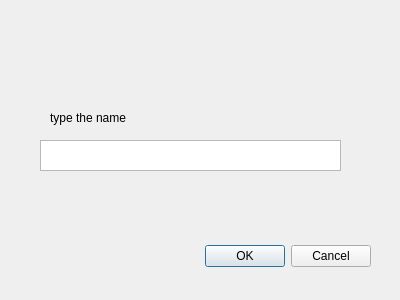
<?xml version="1.0" encoding="UTF-8"?>
<ui version="4.0">
 <class>nameCheck</class>
 <widget class="QDialog" name="nameCheck">
  <property name="geometry">
   <rect>
    <x>0</x>
    <y>0</y>
    <width>400</width>
    <height>300</height>
   </rect>
  </property>
  <property name="windowTitle">
   <string>Dialog</string>
  </property>
  <widget class="QDialogButtonBox" name="buttonBox">
   <property name="geometry">
    <rect>
     <x>30</x>
     <y>240</y>
     <width>341</width>
     <height>32</height>
    </rect>
   </property>
   <property name="orientation">
    <enum>Qt::Horizontal</enum>
   </property>
   <property name="standardButtons">
    <set>QDialogButtonBox::Cancel|QDialogButtonBox::Ok</set>
   </property>
  </widget>
  <widget class="QLabel" name="label">
   <property name="geometry">
    <rect>
     <x>50</x>
     <y>110</y>
     <width>161</width>
     <height>16</height>
    </rect>
   </property>
   <property name="text">
    <string>type the name</string>
   </property>
  </widget>
  <widget class="QTextEdit" name="nameEdit">
   <property name="geometry">
    <rect>
     <x>40</x>
     <y>140</y>
     <width>301</width>
     <height>31</height>
    </rect>
   </property>
  </widget>
 </widget>
 <resources/>
 <connections>
  <connection>
   <sender>buttonBox</sender>
   <signal>accepted()</signal>
   <receiver>nameCheck</receiver>
   <slot>accept()</slot>
   <hints>
    <hint type="sourcelabel">
     <x>248</x>
     <y>254</y>
    </hint>
    <hint type="destinationlabel">
     <x>157</x>
     <y>274</y>
    </hint>
   </hints>
  </connection>
  <connection>
   <sender>buttonBox</sender>
   <signal>rejected()</signal>
   <receiver>nameCheck</receiver>
   <slot>reject()</slot>
   <hints>
    <hint type="sourcelabel">
     <x>316</x>
     <y>260</y>
    </hint>
    <hint type="destinationlabel">
     <x>286</x>
     <y>274</y>
    </hint>
   </hints>
  </connection>
 </connections>
</ui>
